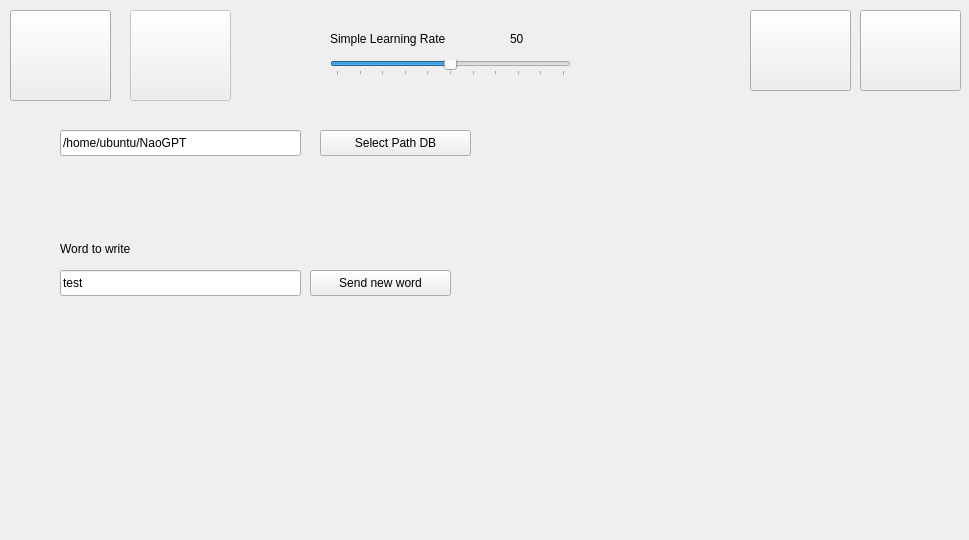
<?xml version="1.0" encoding="UTF-8"?>
<ui version="4.0">
 <class>Form</class>
 <widget class="QWidget" name="Form">
  <property name="geometry">
   <rect>
    <x>0</x>
    <y>0</y>
    <width>969</width>
    <height>540</height>
   </rect>
  </property>
  <property name="windowTitle">
   <string>Manager</string>
  </property>
  <widget class="QPushButton" name="buttonErase">
   <property name="geometry">
    <rect>
     <x>860</x>
     <y>10</y>
     <width>101</width>
     <height>81</height>
    </rect>
   </property>
   <property name="toolTip">
    <string>&lt;html&gt;&lt;head/&gt;&lt;body&gt;&lt;p&gt;Erase&lt;/p&gt;&lt;/body&gt;&lt;/html&gt;</string>
   </property>
   <property name="text">
    <string/>
   </property>
   <property name="icon">
    <iconset>
     <normaloff>assets/eraser.svg</normaloff>assets/eraser.svg</iconset>
   </property>
   <property name="iconSize">
    <size>
     <width>80</width>
     <height>80</height>
    </size>
   </property>
  </widget>
  <widget class="QPushButton" name="buttonProfile">
   <property name="geometry">
    <rect>
     <x>750</x>
     <y>10</y>
     <width>101</width>
     <height>81</height>
    </rect>
   </property>
   <property name="toolTip">
    <string>&lt;html&gt;&lt;head/&gt;&lt;body&gt;&lt;p&gt;Participant Profile&lt;/p&gt;&lt;/body&gt;&lt;/html&gt;</string>
   </property>
   <property name="text">
    <string/>
   </property>
   <property name="icon">
    <iconset>
     <normaloff>assets/profil_R.png</normaloff>assets/profil_R.png</iconset>
   </property>
   <property name="iconSize">
    <size>
     <width>100</width>
     <height>100</height>
    </size>
   </property>
  </widget>
  <widget class="QPushButton" name="buttonSendRobot">
   <property name="geometry">
    <rect>
     <x>10</x>
     <y>10</y>
     <width>101</width>
     <height>91</height>
    </rect>
   </property>
   <property name="toolTip">
    <string>&lt;html&gt;&lt;head/&gt;&lt;body&gt;&lt;p&gt;Send Handwriting to Robot&lt;/p&gt;&lt;/body&gt;&lt;/html&gt;</string>
   </property>
   <property name="text">
    <string/>
   </property>
   <property name="icon">
    <iconset>
     <normaloff>assets/send.svg</normaloff>assets/send.svg</iconset>
   </property>
   <property name="iconSize">
    <size>
     <width>100</width>
     <height>100</height>
    </size>
   </property>
  </widget>
  <widget class="QPushButton" name="buttonPredict">
   <property name="enabled">
    <bool>false</bool>
   </property>
   <property name="geometry">
    <rect>
     <x>130</x>
     <y>10</y>
     <width>101</width>
     <height>91</height>
    </rect>
   </property>
   <property name="toolTip">
    <string>&lt;html&gt;&lt;head/&gt;&lt;body&gt;&lt;p&gt;Predict&lt;/p&gt;&lt;/body&gt;&lt;/html&gt;</string>
   </property>
   <property name="text">
    <string/>
   </property>
   <property name="icon">
    <iconset>
     <normaloff>assets/predict.png</normaloff>assets/predict.png</iconset>
   </property>
   <property name="iconSize">
    <size>
     <width>120</width>
     <height>100</height>
    </size>
   </property>
  </widget>
  <widget class="QSlider" name="sliderLearningPace">
   <property name="geometry">
    <rect>
     <x>330</x>
     <y>60</y>
     <width>241</width>
     <height>16</height>
    </rect>
   </property>
   <property name="maximum">
    <number>100</number>
   </property>
   <property name="singleStep">
    <number>5</number>
   </property>
   <property name="value">
    <number>50</number>
   </property>
   <property name="orientation">
    <enum>Qt::Horizontal</enum>
   </property>
   <property name="tickPosition">
    <enum>QSlider::TicksBelow</enum>
   </property>
   <property name="tickInterval">
    <number>10</number>
   </property>
  </widget>
  <widget class="QLabel" name="label">
   <property name="geometry">
    <rect>
     <x>330</x>
     <y>30</y>
     <width>171</width>
     <height>18</height>
    </rect>
   </property>
   <property name="text">
    <string>Simple Learning Rate</string>
   </property>
  </widget>
  <widget class="QPushButton" name="buttonPathDialog">
   <property name="geometry">
    <rect>
     <x>320</x>
     <y>130</y>
     <width>151</width>
     <height>26</height>
    </rect>
   </property>
   <property name="text">
    <string>Select Path DB</string>
   </property>
  </widget>
  <widget class="QLineEdit" name="pathText">
   <property name="geometry">
    <rect>
     <x>60</x>
     <y>130</y>
     <width>241</width>
     <height>26</height>
    </rect>
   </property>
   <property name="text">
    <string>/home/ubuntu/NaoGPT</string>
   </property>
  </widget>
  <widget class="QLineEdit" name="wordText">
   <property name="geometry">
    <rect>
     <x>60</x>
     <y>270</y>
     <width>241</width>
     <height>26</height>
    </rect>
   </property>
   <property name="inputMask">
    <string comment="N"/>
   </property>
   <property name="text">
    <string>test</string>
   </property>
  </widget>
  <widget class="QLabel" name="label_2">
   <property name="geometry">
    <rect>
     <x>60</x>
     <y>240</y>
     <width>131</width>
     <height>18</height>
    </rect>
   </property>
   <property name="text">
    <string>Word to write</string>
   </property>
  </widget>
  <widget class="QPushButton" name="buttonWordToWrite">
   <property name="geometry">
    <rect>
     <x>310</x>
     <y>270</y>
     <width>141</width>
     <height>26</height>
    </rect>
   </property>
   <property name="text">
    <string>Send new word</string>
   </property>
  </widget>
  <widget class="QLabel" name="labelLeariningPace">
   <property name="geometry">
    <rect>
     <x>510</x>
     <y>30</y>
     <width>74</width>
     <height>18</height>
    </rect>
   </property>
   <property name="text">
    <string>50</string>
   </property>
  </widget>
 </widget>
 <resources/>
 <connections/>
</ui>
